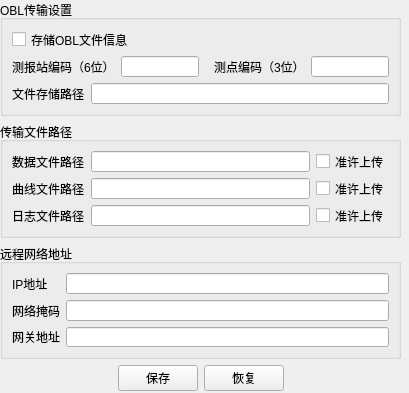
<?xml version="1.0" encoding="UTF-8"?>
<ui version="4.0">
 <class>networkConfig</class>
 <widget class="QWidget" name="networkConfig">
  <property name="geometry">
   <rect>
    <x>0</x>
    <y>0</y>
    <width>409</width>
    <height>393</height>
   </rect>
  </property>
  <property name="windowTitle">
   <string>网络、传输设置</string>
  </property>
  <widget class="QWidget" name="">
   <property name="geometry">
    <rect>
     <x>0</x>
     <y>0</y>
     <width>401</width>
     <height>391</height>
    </rect>
   </property>
   <layout class="QVBoxLayout" name="verticalLayout_2">
    <item>
     <widget class="QGroupBox" name="groupBox">
      <property name="title">
       <string>OBL传输设置</string>
      </property>
      <layout class="QHBoxLayout" name="horizontalLayout_7">
       <item>
        <layout class="QVBoxLayout" name="verticalLayout">
         <item>
          <layout class="QHBoxLayout" name="horizontalLayout_4">
           <item>
            <widget class="QCheckBox" name="saveOBLEnCbx">
             <property name="text">
              <string>存储OBL文件信息</string>
             </property>
            </widget>
           </item>
           <item>
            <spacer name="horizontalSpacer_2">
             <property name="orientation">
              <enum>Qt::Horizontal</enum>
             </property>
             <property name="sizeHint" stdset="0">
              <size>
               <width>40</width>
               <height>20</height>
              </size>
             </property>
            </spacer>
           </item>
          </layout>
         </item>
         <item>
          <layout class="QHBoxLayout" name="horizontalLayout_3">
           <item>
            <layout class="QHBoxLayout" name="horizontalLayout">
             <item>
              <widget class="QLabel" name="label">
               <property name="text">
                <string>测报站编码（6位）</string>
               </property>
              </widget>
             </item>
             <item>
              <widget class="QLineEdit" name="stationEdt"/>
             </item>
            </layout>
           </item>
           <item>
            <spacer name="horizontalSpacer">
             <property name="orientation">
              <enum>Qt::Horizontal</enum>
             </property>
             <property name="sizeHint" stdset="0">
              <size>
               <width>40</width>
               <height>20</height>
              </size>
             </property>
            </spacer>
           </item>
           <item>
            <layout class="QHBoxLayout" name="horizontalLayout_2">
             <item>
              <widget class="QLabel" name="label_2">
               <property name="text">
                <string>测点编码（3位）</string>
               </property>
              </widget>
             </item>
             <item>
              <widget class="QLineEdit" name="posEdit"/>
             </item>
            </layout>
           </item>
          </layout>
         </item>
         <item>
          <layout class="QHBoxLayout" name="horizontalLayout_5">
           <item>
            <widget class="QLabel" name="label_3">
             <property name="text">
              <string>文件存储路径</string>
             </property>
            </widget>
           </item>
           <item>
            <widget class="QLineEdit" name="oblSavepathEdt"/>
           </item>
          </layout>
         </item>
        </layout>
       </item>
      </layout>
     </widget>
    </item>
    <item>
     <widget class="QGroupBox" name="groupBox_2">
      <property name="title">
       <string>传输文件路径</string>
      </property>
      <layout class="QHBoxLayout" name="horizontalLayout_8">
       <item>
        <layout class="QGridLayout" name="gridLayout">
         <item row="0" column="0">
          <widget class="QLabel" name="label_4">
           <property name="text">
            <string>数据文件路径</string>
           </property>
          </widget>
         </item>
         <item row="0" column="1">
          <widget class="QLineEdit" name="datafilePathEdt"/>
         </item>
         <item row="0" column="2">
          <widget class="QCheckBox" name="dataSendEnCbx">
           <property name="text">
            <string>准许上传</string>
           </property>
          </widget>
         </item>
         <item row="1" column="0">
          <widget class="QLabel" name="label_5">
           <property name="text">
            <string>曲线文件路径</string>
           </property>
          </widget>
         </item>
         <item row="1" column="1">
          <widget class="QLineEdit" name="curvefilePathEdt"/>
         </item>
         <item row="1" column="2">
          <widget class="QCheckBox" name="curveSendEnCbx">
           <property name="text">
            <string>准许上传</string>
           </property>
          </widget>
         </item>
         <item row="2" column="0">
          <widget class="QLabel" name="label_6">
           <property name="text">
            <string>日志文件路径</string>
           </property>
          </widget>
         </item>
         <item row="2" column="1">
          <widget class="QLineEdit" name="logfilePathEdt"/>
         </item>
         <item row="2" column="2">
          <widget class="QCheckBox" name="logSendEnCbx">
           <property name="text">
            <string>准许上传</string>
           </property>
          </widget>
         </item>
        </layout>
       </item>
      </layout>
     </widget>
    </item>
    <item>
     <widget class="QGroupBox" name="groupBox_3">
      <property name="title">
       <string>远程网络地址</string>
      </property>
      <layout class="QHBoxLayout" name="horizontalLayout_9">
       <item>
        <layout class="QGridLayout" name="gridLayout_2">
         <item row="0" column="0">
          <widget class="QLabel" name="label_7">
           <property name="text">
            <string>IP地址</string>
           </property>
          </widget>
         </item>
         <item row="0" column="1">
          <widget class="QLineEdit" name="ipAddrEdt"/>
         </item>
         <item row="1" column="0">
          <widget class="QLabel" name="label_8">
           <property name="text">
            <string>网络掩码</string>
           </property>
          </widget>
         </item>
         <item row="1" column="1">
          <widget class="QLineEdit" name="netmaskEdt"/>
         </item>
         <item row="2" column="0">
          <widget class="QLabel" name="label_9">
           <property name="text">
            <string>网关地址</string>
           </property>
          </widget>
         </item>
         <item row="2" column="1">
          <widget class="QLineEdit" name="gatewayEdt"/>
         </item>
        </layout>
       </item>
      </layout>
     </widget>
    </item>
    <item>
     <layout class="QHBoxLayout" name="horizontalLayout_6">
      <item>
       <spacer name="horizontalSpacer_3">
        <property name="orientation">
         <enum>Qt::Horizontal</enum>
        </property>
        <property name="sizeHint" stdset="0">
         <size>
          <width>40</width>
          <height>20</height>
         </size>
        </property>
       </spacer>
      </item>
      <item>
       <widget class="QPushButton" name="saveBtn">
        <property name="text">
         <string>保存</string>
        </property>
       </widget>
      </item>
      <item>
       <widget class="QPushButton" name="restoreBtn">
        <property name="text">
         <string>恢复</string>
        </property>
       </widget>
      </item>
      <item>
       <spacer name="horizontalSpacer_4">
        <property name="orientation">
         <enum>Qt::Horizontal</enum>
        </property>
        <property name="sizeHint" stdset="0">
         <size>
          <width>40</width>
          <height>20</height>
         </size>
        </property>
       </spacer>
      </item>
     </layout>
    </item>
   </layout>
  </widget>
 </widget>
 <resources/>
 <connections/>
</ui>
